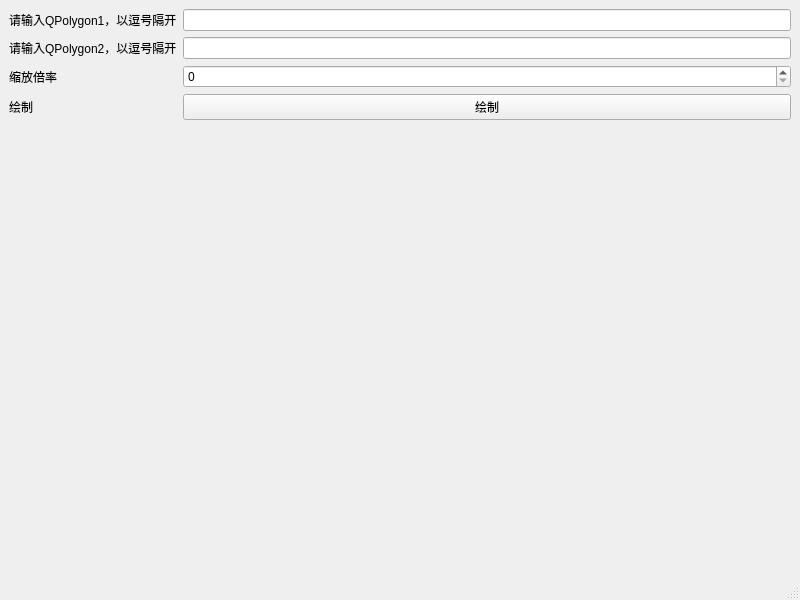
<?xml version="1.0" encoding="UTF-8"?>
<ui version="4.0">
 <class>MainWindow</class>
 <widget class="QMainWindow" name="MainWindow">
  <property name="geometry">
   <rect>
    <x>0</x>
    <y>0</y>
    <width>800</width>
    <height>600</height>
   </rect>
  </property>
  <property name="windowTitle">
   <string>MainWindow</string>
  </property>
  <widget class="QWidget" name="centralwidget">
   <layout class="QGridLayout" name="gridLayout_2">
    <item row="0" column="0">
     <layout class="QVBoxLayout" name="verticalLayout" stretch="0,1">
      <item>
       <layout class="QGridLayout" name="gridLayout">
        <item row="0" column="1">
         <widget class="QLineEdit" name="lineEditPolygon1"/>
        </item>
        <item row="0" column="0">
         <widget class="QLabel" name="label">
          <property name="text">
           <string>请输入QPolygon1，以逗号隔开</string>
          </property>
         </widget>
        </item>
        <item row="2" column="0">
         <widget class="QLabel" name="label_3">
          <property name="text">
           <string>缩放倍率</string>
          </property>
         </widget>
        </item>
        <item row="2" column="1">
         <widget class="QSpinBox" name="spinBoxScale"/>
        </item>
        <item row="1" column="1">
         <widget class="QLineEdit" name="lineEditPolygon2"/>
        </item>
        <item row="1" column="0">
         <widget class="QLabel" name="label_2">
          <property name="text">
           <string>请输入QPolygon2，以逗号隔开</string>
          </property>
         </widget>
        </item>
        <item row="3" column="0">
         <widget class="QLabel" name="label_4">
          <property name="text">
           <string>绘制</string>
          </property>
         </widget>
        </item>
        <item row="3" column="1">
         <widget class="QPushButton" name="pushButton">
          <property name="text">
           <string>绘制</string>
          </property>
         </widget>
        </item>
       </layout>
      </item>
      <item>
       <widget class="PaintPolygonF" name="paintWidget" native="true"/>
      </item>
     </layout>
    </item>
   </layout>
  </widget>
  <widget class="QMenuBar" name="menubar">
   <property name="geometry">
    <rect>
     <x>0</x>
     <y>0</y>
     <width>800</width>
     <height>23</height>
    </rect>
   </property>
  </widget>
  <widget class="QStatusBar" name="statusbar"/>
 </widget>
 <customwidgets>
  <customwidget>
   <class>PaintPolygonF</class>
   <extends>QWidget</extends>
   <header location="global">PaintPolygonF.h</header>
   <container>1</container>
  </customwidget>
 </customwidgets>
 <resources/>
 <connections/>
</ui>
